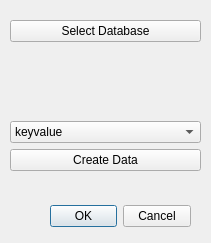
<?xml version="1.0" encoding="UTF-8"?>
<ui version="4.0">
 <class>DvidOperateDialog</class>
 <widget class="QDialog" name="DvidOperateDialog">
  <property name="geometry">
   <rect>
    <x>0</x>
    <y>0</y>
    <width>211</width>
    <height>243</height>
   </rect>
  </property>
  <property name="windowTitle">
   <string>DVID Operation</string>
  </property>
  <widget class="QDialogButtonBox" name="buttonBox">
   <property name="geometry">
    <rect>
     <x>50</x>
     <y>200</y>
     <width>141</width>
     <height>32</height>
    </rect>
   </property>
   <property name="orientation">
    <enum>Qt::Horizontal</enum>
   </property>
   <property name="standardButtons">
    <set>QDialogButtonBox::Cancel|QDialogButtonBox::Ok</set>
   </property>
  </widget>
  <widget class="QWidget" name="layoutWidget">
   <property name="geometry">
    <rect>
     <x>10</x>
     <y>20</y>
     <width>191</width>
     <height>151</height>
    </rect>
   </property>
   <layout class="QVBoxLayout" name="verticalLayout">
    <item>
     <widget class="QPushButton" name="dvidPushButton">
      <property name="text">
       <string>Select Database</string>
      </property>
     </widget>
    </item>
    <item>
     <widget class="QLabel" name="dvidLabel">
      <property name="text">
       <string/>
      </property>
     </widget>
    </item>
    <item>
     <widget class="QComboBox" name="typeComboBox">
      <item>
       <property name="text">
        <string>keyvalue</string>
       </property>
      </item>
      <item>
       <property name="text">
        <string>roi</string>
       </property>
      </item>
      <item>
       <property name="text">
        <string>annotation</string>
       </property>
      </item>
     </widget>
    </item>
    <item>
     <widget class="QPushButton" name="creatDataPushButton">
      <property name="text">
       <string>Create Data</string>
      </property>
     </widget>
    </item>
   </layout>
  </widget>
 </widget>
 <resources/>
 <connections>
  <connection>
   <sender>buttonBox</sender>
   <signal>accepted()</signal>
   <receiver>DvidOperateDialog</receiver>
   <slot>accept()</slot>
   <hints>
    <hint type="sourcelabel">
     <x>248</x>
     <y>254</y>
    </hint>
    <hint type="destinationlabel">
     <x>157</x>
     <y>274</y>
    </hint>
   </hints>
  </connection>
  <connection>
   <sender>buttonBox</sender>
   <signal>rejected()</signal>
   <receiver>DvidOperateDialog</receiver>
   <slot>reject()</slot>
   <hints>
    <hint type="sourcelabel">
     <x>316</x>
     <y>260</y>
    </hint>
    <hint type="destinationlabel">
     <x>286</x>
     <y>274</y>
    </hint>
   </hints>
  </connection>
 </connections>
</ui>
